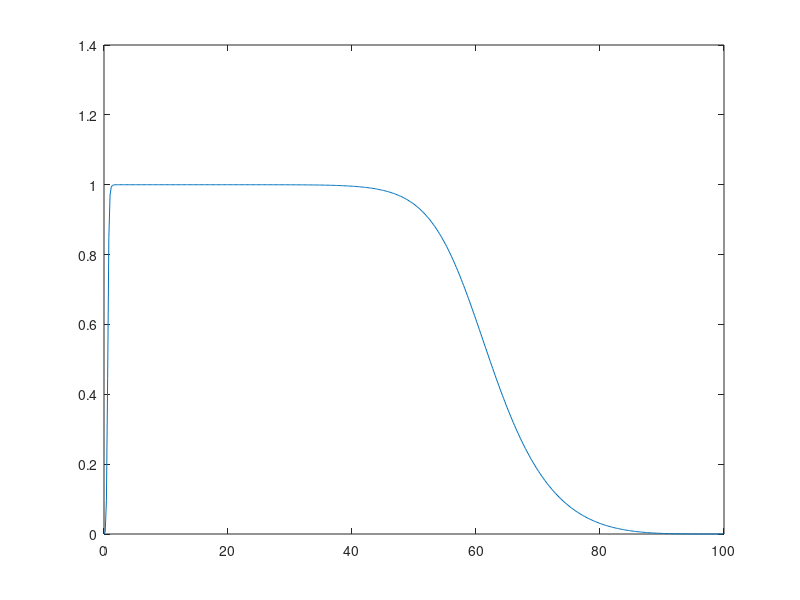

This figure's MATLAB source:
% clear all;
% clc;

% load('s');
% load('s1');
% load('s2');
% load('s3');

% load('good')
% 
% s=good(:,2);
% t=good(:,1);

fs=200;
wp=[0.9,50]/(fs/2);
ws=[0.2,99]/(fs/2);
rp=0.5;
rs=40;
[N,wc]=buttord(wp,ws,rp,rs);
[num,den]=butter(N,wc);
[H,W]=freqz(num,den);
plot(fs*W/(2*pi),abs(H));
% figure;
% hold on;% p=filtfilt(1.5*num,den,s);
% plot(t,p);
% hold on;
% plot(t,s,'r');

% plot(s0,'--g');
% plot(offset,'--r');